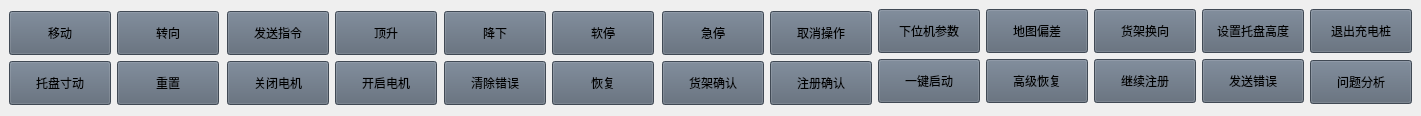
      <widget class="QWidget" name="tab_3">
       <attribute name="title">
        <string>基本操作</string>
       </attribute>
       <widget class="QWidget" name="layoutWidget_2">
        <property name="geometry">
         <rect>
          <x>442</x>
          <y>9</y>
          <width>432</width>
          <height>98</height>
         </rect>
        </property>
        <layout class="QGridLayout" name="gridLayout_4">
         <item row="0" column="0">
          <layout class="QGridLayout" name="gridLayout_5">
           <item row="0" column="0">
            <widget class="QPushButton" name="pushButton_12">
             <property name="minimumSize">
              <size>
               <width>102</width>
               <height>44</height>
              </size>
             </property>
             <property name="maximumSize">
              <size>
               <width>102</width>
               <height>44</height>
              </size>
             </property>
             <property name="styleSheet">
              <string notr="true">background-color: rgb(90, 102, 117);</string>
             </property>
             <property name="text">
              <string>降下</string>
             </property>
            </widget>
           </item>
           <item row="0" column="1">
            <widget class="QPushButton" name="pushButton_13">
             <property name="minimumSize">
              <size>
               <width>102</width>
               <height>44</height>
              </size>
             </property>
             <property name="maximumSize">
              <size>
               <width>102</width>
               <height>44</height>
              </size>
             </property>
             <property name="styleSheet">
              <string notr="true">background-color: rgb(90, 102, 117);</string>
             </property>
             <property name="text">
              <string>软停</string>
             </property>
            </widget>
           </item>
           <item row="1" column="0">
            <widget class="QPushButton" name="pushButton_14">
             <property name="minimumSize">
              <size>
               <width>102</width>
               <height>44</height>
              </size>
             </property>
             <property name="maximumSize">
              <size>
               <width>102</width>
               <height>44</height>
              </size>
             </property>
             <property name="styleSheet">
              <string notr="true">background-color: rgb(90, 102, 117);</string>
             </property>
             <property name="text">
              <string>清除错误</string>
             </property>
            </widget>
           </item>
           <item row="1" column="1">
            <widget class="QPushButton" name="pushButton_15">
             <property name="minimumSize">
              <size>
               <width>102</width>
               <height>44</height>
              </size>
             </property>
             <property name="maximumSize">
              <size>
               <width>102</width>
               <height>44</height>
              </size>
             </property>
             <property name="styleSheet">
              <string notr="true">background-color: rgb(90, 102, 117);</string>
             </property>
             <property name="text">
              <string>恢复</string>
             </property>
            </widget>
           </item>
          </layout>
         </item>
         <item row="0" column="1">
          <layout class="QGridLayout" name="gridLayout_6">
           <item row="0" column="0">
            <widget class="QPushButton" name="pushButton_16">
             <property name="minimumSize">
              <size>
               <width>102</width>
               <height>44</height>
              </size>
             </property>
             <property name="maximumSize">
              <size>
               <width>102</width>
               <height>44</height>
              </size>
             </property>
             <property name="styleSheet">
              <string notr="true">background-color: rgb(90, 102, 117);</string>
             </property>
             <property name="text">
              <string>急停</string>
             </property>
            </widget>
           </item>
           <item row="0" column="1">
            <widget class="QPushButton" name="pushButton_17">
             <property name="minimumSize">
              <size>
               <width>102</width>
               <height>44</height>
              </size>
             </property>
             <property name="maximumSize">
              <size>
               <width>102</width>
               <height>44</height>
              </size>
             </property>
             <property name="styleSheet">
              <string notr="true">background-color: rgb(90, 102, 117);</string>
             </property>
             <property name="text">
              <string>取消操作</string>
             </property>
            </widget>
           </item>
           <item row="1" column="0">
            <widget class="QPushButton" name="pushButton_18">
             <property name="minimumSize">
              <size>
               <width>102</width>
               <height>44</height>
              </size>
             </property>
             <property name="maximumSize">
              <size>
               <width>102</width>
               <height>44</height>
              </size>
             </property>
             <property name="styleSheet">
              <string notr="true">background-color: rgb(90, 102, 117);</string>
             </property>
             <property name="text">
              <string>货架确认</string>
             </property>
            </widget>
           </item>
           <item row="1" column="1">
            <widget class="QPushButton" name="pushButton_19">
             <property name="minimumSize">
              <size>
               <width>102</width>
               <height>44</height>
              </size>
             </property>
             <property name="maximumSize">
              <size>
               <width>102</width>
               <height>44</height>
              </size>
             </property>
             <property name="styleSheet">
              <string notr="true">background-color: rgb(90, 102, 117);</string>
             </property>
             <property name="text">
              <string>注册确认</string>
             </property>
            </widget>
           </item>
          </layout>
         </item>
        </layout>
       </widget>
       <widget class="QPushButton" name="pushButton_28">
        <property name="geometry">
         <rect>
          <x>1310</x>
          <y>9</y>
          <width>102</width>
          <height>44</height>
         </rect>
        </property>
        <property name="minimumSize">
         <size>
          <width>102</width>
          <height>44</height>
         </size>
        </property>
        <property name="maximumSize">
         <size>
          <width>102</width>
          <height>44</height>
         </size>
        </property>
        <property name="styleSheet">
         <string notr="true">background-color: rgb(90, 102, 117);</string>
        </property>
        <property name="text">
         <string>退出充电桩</string>
        </property>
       </widget>
       <widget class="QPushButton" name="pushButton_46">
        <property name="geometry">
         <rect>
          <x>1310</x>
          <y>60</y>
          <width>102</width>
          <height>44</height>
         </rect>
        </property>
        <property name="minimumSize">
         <size>
          <width>102</width>
          <height>44</height>
         </size>
        </property>
        <property name="maximumSize">
         <size>
          <width>102</width>
          <height>44</height>
         </size>
        </property>
        <property name="styleSheet">
         <string notr="true">background-color: rgb(90, 102, 117);</string>
        </property>
        <property name="text">
         <string>问题分析</string>
        </property>
       </widget>
       <widget class="QWidget" name="">
        <property name="geometry">
         <rect>
          <x>7</x>
          <y>9</y>
          <width>432</width>
          <height>98</height>
         </rect>
        </property>
        <layout class="QGridLayout" name="gridLayout_3">
         <item row="0" column="0">
          <layout class="QGridLayout" name="gridLayout">
           <item row="0" column="0">
            <widget class="QPushButton" name="pushButton">
             <property name="minimumSize">
              <size>
               <width>102</width>
               <height>44</height>
              </size>
             </property>
             <property name="maximumSize">
              <size>
               <width>102</width>
               <height>44</height>
              </size>
             </property>
             <property name="styleSheet">
              <string notr="true">background-color: rgb(90, 102, 117);</string>
             </property>
             <property name="text">
              <string>移动</string>
             </property>
            </widget>
           </item>
           <item row="0" column="1">
            <widget class="QPushButton" name="pushButton_6">
             <property name="minimumSize">
              <size>
               <width>102</width>
               <height>44</height>
              </size>
             </property>
             <property name="maximumSize">
              <size>
               <width>102</width>
               <height>44</height>
              </size>
             </property>
             <property name="styleSheet">
              <string notr="true">background-color: rgb(90, 102, 117);</string>
             </property>
             <property name="text">
              <string>转向</string>
             </property>
            </widget>
           </item>
           <item row="1" column="0">
            <widget class="QPushButton" name="pushButton_5">
             <property name="minimumSize">
              <size>
               <width>102</width>
               <height>44</height>
              </size>
             </property>
             <property name="maximumSize">
              <size>
               <width>102</width>
               <height>44</height>
              </size>
             </property>
             <property name="styleSheet">
              <string notr="true">background-color: rgb(90, 102, 117);</string>
             </property>
             <property name="text">
              <string>托盘寸动</string>
             </property>
            </widget>
           </item>
           <item row="1" column="1">
            <widget class="QPushButton" name="pushButton_7">
             <property name="minimumSize">
              <size>
               <width>102</width>
               <height>44</height>
              </size>
             </property>
             <property name="maximumSize">
              <size>
               <width>102</width>
               <height>44</height>
              </size>
             </property>
             <property name="styleSheet">
              <string notr="true">background-color: rgb(90, 102, 117);</string>
             </property>
             <property name="text">
              <string>重置</string>
             </property>
            </widget>
           </item>
          </layout>
         </item>
         <item row="0" column="1">
          <layout class="QGridLayout" name="gridLayout_2">
           <item row="0" column="0">
            <widget class="QPushButton" name="pushButton_8">
             <property name="minimumSize">
              <size>
               <width>102</width>
               <height>44</height>
              </size>
             </property>
             <property name="maximumSize">
              <size>
               <width>102</width>
               <height>44</height>
              </size>
             </property>
             <property name="styleSheet">
              <string notr="true">background-color: rgb(90, 102, 117);</string>
             </property>
             <property name="text">
              <string>发送指令</string>
             </property>
            </widget>
           </item>
           <item row="0" column="1">
            <widget class="QPushButton" name="pushButton_9">
             <property name="minimumSize">
              <size>
               <width>102</width>
               <height>44</height>
              </size>
             </property>
             <property name="maximumSize">
              <size>
               <width>102</width>
               <height>44</height>
              </size>
             </property>
             <property name="styleSheet">
              <string notr="true">background-color: rgb(90, 102, 117);</string>
             </property>
             <property name="text">
              <string>顶升</string>
             </property>
            </widget>
           </item>
           <item row="1" column="0">
            <widget class="QPushButton" name="pushButton_10">
             <property name="minimumSize">
              <size>
               <width>102</width>
               <height>44</height>
              </size>
             </property>
             <property name="maximumSize">
              <size>
               <width>102</width>
               <height>44</height>
              </size>
             </property>
             <property name="styleSheet">
              <string notr="true">background-color: rgb(90, 102, 117);</string>
             </property>
             <property name="text">
              <string>关闭电机</string>
             </property>
            </widget>
           </item>
           <item row="1" column="1">
            <widget class="QPushButton" name="pushButton_11">
             <property name="minimumSize">
              <size>
               <width>102</width>
               <height>44</height>
              </size>
             </property>
             <property name="maximumSize">
              <size>
               <width>102</width>
               <height>44</height>
              </size>
             </property>
             <property name="styleSheet">
              <string notr="true">background-color: rgb(90, 102, 117);</string>
             </property>
             <property name="text">
              <string>开启电机</string>
             </property>
            </widget>
           </item>
          </layout>
         </item>
        </layout>
       </widget>
       <widget class="QWidget" name="">
        <property name="geometry">
         <rect>
          <x>878</x>
          <y>9</y>
          <width>428</width>
          <height>96</height>
         </rect>
        </property>
        <layout class="QGridLayout" name="gridLayout_7">
         <item row="0" column="0">
          <widget class="QPushButton" name="pushButton_20">
           <property name="minimumSize">
            <size>
             <width>102</width>
             <height>44</height>
            </size>
           </property>
           <property name="maximumSize">
            <size>
             <width>102</width>
             <height>44</height>
            </size>
           </property>
           <property name="styleSheet">
            <string notr="true">background-color: rgb(90, 102, 117);</string>
           </property>
           <property name="text">
            <string>下位机参数</string>
           </property>
          </widget>
         </item>
         <item row="0" column="1">
          <widget class="QPushButton" name="pushButton_21">
           <property name="minimumSize">
            <size>
             <width>102</width>
             <height>44</height>
            </size>
           </property>
           <property name="maximumSize">
            <size>
             <width>102</width>
             <height>44</height>
            </size>
           </property>
           <property name="styleSheet">
            <string notr="true">background-color: rgb(90, 102, 117);</string>
           </property>
           <property name="text">
            <string>地图偏差</string>
           </property>
          </widget>
         </item>
         <item row="0" column="2">
          <widget class="QPushButton" name="pushButton_24">
           <property name="minimumSize">
            <size>
             <width>102</width>
             <height>44</height>
            </size>
           </property>
           <property name="maximumSize">
            <size>
             <width>102</width>
             <height>44</height>
            </size>
           </property>
           <property name="styleSheet">
            <string notr="true">background-color: rgb(90, 102, 117);</string>
           </property>
           <property name="text">
            <string>货架换向</string>
           </property>
          </widget>
         </item>
         <item row="0" column="3">
          <widget class="QPushButton" name="pushButton_25">
           <property name="minimumSize">
            <size>
             <width>102</width>
             <height>44</height>
            </size>
           </property>
           <property name="maximumSize">
            <size>
             <width>102</width>
             <height>44</height>
            </size>
           </property>
           <property name="styleSheet">
            <string notr="true">background-color: rgb(90, 102, 117);</string>
           </property>
           <property name="text">
            <string>设置托盘高度</string>
           </property>
          </widget>
         </item>
         <item row="1" column="0">
          <widget class="QPushButton" name="pushButton_22">
           <property name="minimumSize">
            <size>
             <width>102</width>
             <height>44</height>
            </size>
           </property>
           <property name="maximumSize">
            <size>
             <width>102</width>
             <height>44</height>
            </size>
           </property>
           <property name="styleSheet">
            <string notr="true">background-color: rgb(90, 102, 117);</string>
           </property>
           <property name="text">
            <string>一键启动</string>
           </property>
          </widget>
         </item>
         <item row="1" column="1">
          <widget class="QPushButton" name="pushButton_23">
           <property name="minimumSize">
            <size>
             <width>102</width>
             <height>44</height>
            </size>
           </property>
           <property name="maximumSize">
            <size>
             <width>102</width>
             <height>44</height>
            </size>
           </property>
           <property name="styleSheet">
            <string notr="true">background-color: rgb(90, 102, 117);</string>
           </property>
           <property name="text">
            <string>高级恢复</string>
           </property>
          </widget>
         </item>
         <item row="1" column="2">
          <widget class="QPushButton" name="pushButton_26">
           <property name="minimumSize">
            <size>
             <width>102</width>
             <height>44</height>
            </size>
           </property>
           <property name="maximumSize">
            <size>
             <width>102</width>
             <height>44</height>
            </size>
           </property>
           <property name="styleSheet">
            <string notr="true">background-color: rgb(90, 102, 117);</string>
           </property>
           <property name="text">
            <string>继续注册</string>
           </property>
          </widget>
         </item>
         <item row="1" column="3">
          <widget class="QPushButton" name="pushButton_27">
           <property name="minimumSize">
            <size>
             <width>102</width>
             <height>44</height>
            </size>
           </property>
           <property name="maximumSize">
            <size>
             <width>102</width>
             <height>44</height>
            </size>
           </property>
           <property name="styleSheet">
            <string notr="true">background-color: rgb(90, 102, 117);</string>
           </property>
           <property name="text">
            <string>发送错误</string>
           </property>
          </widget>
         </item>
        </layout>
       </widget>
      </widget>
